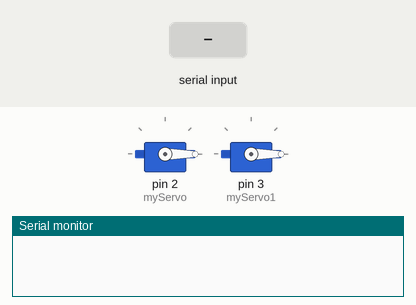
Bench run of a sketch on a simulated Arduino Uno, built with avr-gcc and run on an emulated ATmega328P. Shown: 2 × servo, the last lines printed to the serial monitor. The test bench sets the inputs (shaded band).

Above: at 1.2 s.
1.3 s: byte 30 received over Serial
At 1.7 s:
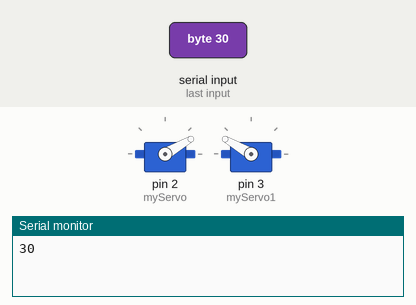
2.8 s: byte 90 received over Serial
At 4.0 s:
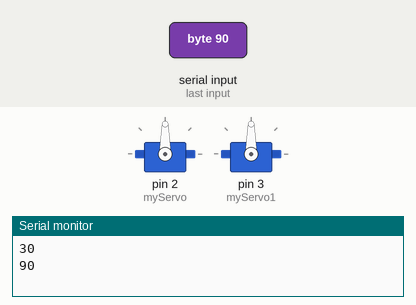
4.3 s: byte 120 received over Serial
At 5.1 s:
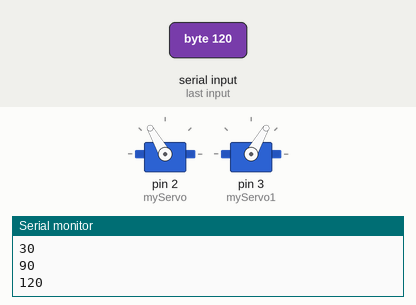
Timing chart, 0 to 7.3 s (numbered marks = the images above; inputs shaded):
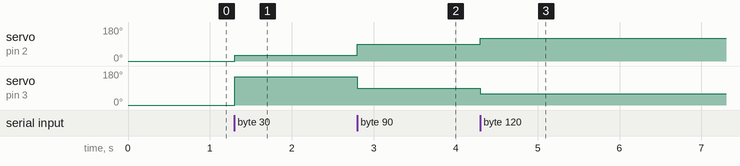

Measured:
- after the input at 1.3 s, servo on pin 2 (myServo): 0° → 30° at once; servo on pin 3 (myServo1): 0° → 150° at once
- after the input at 2.8 s, servo on pin 2 (myServo): 30° → 90° at once; servo on pin 3 (myServo1): 150° → 90° at once
- after the input at 4.3 s, servo on pin 2 (myServo): 90° → 120° at once; servo on pin 3 (myServo1): 90° → 60° at once

The sketch:

breathing_sculpture.ino
```cpp
#include <Servo.h>
Servo myServo;
Servo myServo1;


//int handPos;
//int angle;


void setup() {
  myServo.attach(2);
  myServo1.attach(3);
  Serial.begin(9600);
  myServo.write(0);
  myServo1.write(0);
}


void loop() {
  byte angle;

  if (Serial.available()) {
    // Read angle from Processing
    angle = Serial.read();
    Serial.println(angle);
    // If fingers in window, read servo angle
    myServo.write(angle);
     myServo1.write(180-angle);

  }
}
```
